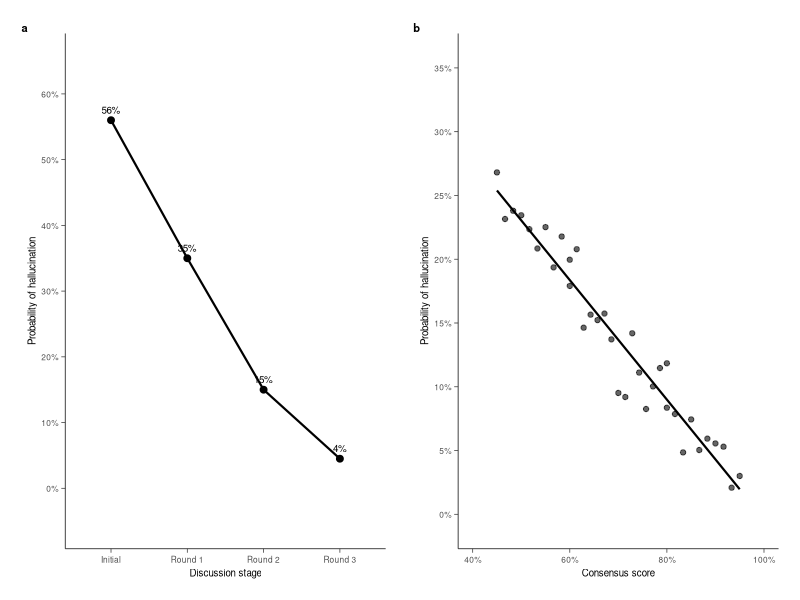
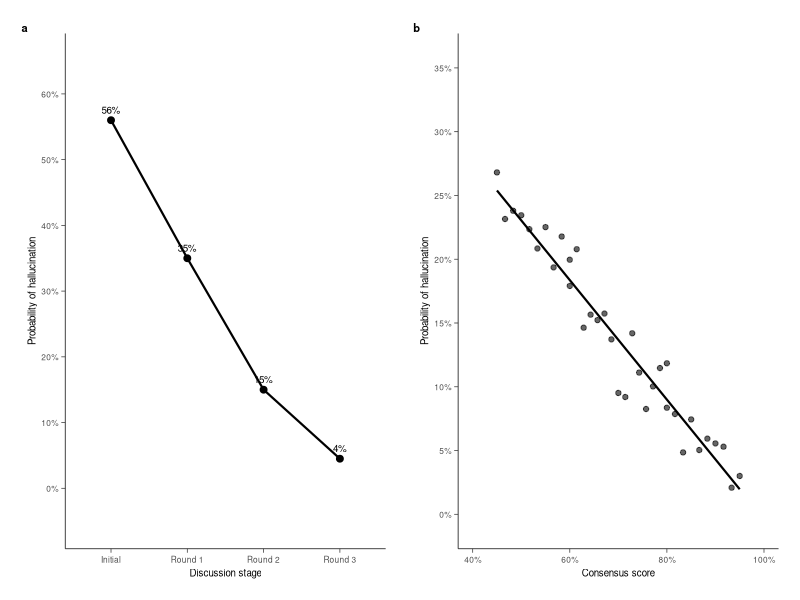

Source code (R) for these figures, in order:
library(ggplot2)
library(dplyr)
library(scales)
library(patchwork)

# First plot - Hallucination reduction across rounds
data1 <- data.frame(
  Stage = factor(c("Initial", "Round 1", "Round 2", "Round 3"),
                levels = c("Initial", "Round 1", "Round 2", "Round 3")),
  Hallucination_Probability = c(
    0.56,  # Initial
    0.35,  # Round 1
    0.15,  # Round 2
    0.045  # Round 3
  )
)

p1 <- ggplot(data1, aes(x = Stage, y = Hallucination_Probability, group = 1)) +
  geom_line(linewidth = 0.75, color = "black") +
  geom_point(size = 2, color = "black") +
  geom_text(aes(label = scales::percent(Hallucination_Probability, accuracy = 1)),
            vjust = -0.8, size = 2.5) +
  scale_y_continuous(
    limits = c(0, 0.6),
    labels = scales::percent_format(accuracy = 1),
    breaks = seq(0, 0.6, 0.1),
    expand = c(0.02, 0.08)
  ) +
  labs(
    x = "Discussion stage",
    y = "Probability of hallucination"
  ) +
  theme_classic() +
  theme(
    axis.title = element_text(size = 7),
    axis.text = element_text(size = 6),
    axis.line = element_line(linewidth = 0.25),
    axis.ticks = element_line(linewidth = 0.25),
    axis.ticks.length = unit(0.1, "cm"),
    plot.margin = margin(t = 10, r = 10, b = 10, l = 10),
    plot.tag = element_text(size = 8, face = "bold")
  ) +
  labs(tag = "a")

# Second plot - Consensus vs Hallucination
set.seed(42)
data2 <- data.frame(
  Consensus_Score = c(
    seq(0.45, 0.6, length.out = 10),
    seq(0.6, 0.8, length.out = 15),
    seq(0.8, 0.95, length.out = 10)
  )
)

data2$Hallucination_Probability <- 0.45 - 0.45 * data2$Consensus_Score +
  rnorm(nrow(data2), mean = 0, sd = 0.015)
data2$Hallucination_Probability <- pmin(pmax(data2$Hallucination_Probability, 0), 0.35)

p2 <- ggplot(data2, aes(x = Consensus_Score, y = Hallucination_Probability)) +
  geom_smooth(method = "lm",
             formula = y ~ x,
             color = "black",
             linewidth = 0.75,
             se = FALSE) +
  geom_point(size = 1.5, color = "black", alpha = 0.6) +
  scale_x_continuous(
    limits = c(0.4, 1),
    breaks = seq(0.4, 1, 0.2),
    labels = scales::percent_format(accuracy = 1)
  ) +
  scale_y_continuous(
    limits = c(0, 0.35),
    breaks = seq(0, 0.35, 0.05),
    labels = scales::percent_format(accuracy = 1),
    expand = c(0.02, 0.02)
  ) +
  labs(
    x = "Consensus score",
    y = "Probability of hallucination"
  ) +
  theme_classic() +
  theme(
    axis.title = element_text(size = 7),
    axis.text = element_text(size = 6),
    axis.line = element_line(linewidth = 0.25),
    axis.ticks = element_line(linewidth = 0.25),
    axis.ticks.length = unit(0.1, "cm"),
    plot.margin = margin(t = 10, r = 10, b = 10, l = 10),
    plot.tag = element_text(size = 8, face = "bold")
  ) +
  labs(tag = "b")

# Combine plots
combined_plot <- p1 + p2 +
  plot_layout(ncol = 2, widths = c(1, 1))

# Save the combined plot
ggsave(
  "manuscript/figures/figure3.pdf",
  combined_plot,
  width = 7,
  height = 2.5,
  units = "in",
  dpi = 300
)

ggsave(
  "manuscript/figures/figure3.png",
  combined_plot,
  width = 7,
  height = 2.5,
  units = "in",
  dpi = 300
)
